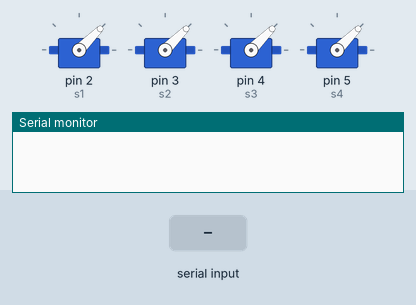
Recording of a sketch running on a simulated Arduino Uno, built with avr-gcc and run on an emulated ATmega328P. Parts: 4 × servo, the last lines printed to the serial monitor. Inputs (shaded band) come from the test bench.

Above: at 1.2 s.
1.3 s: "90,45,200\n" received over Serial
At 2.5 s:
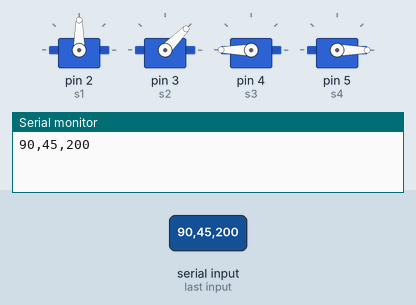
2.8 s: "90,45\n" received over Serial
At 3.2 s:
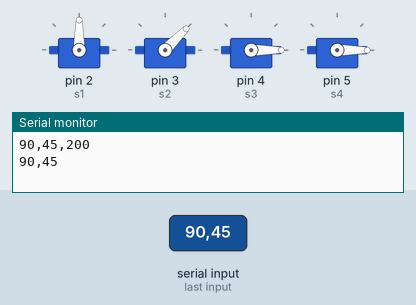
4.3 s: "30,150,10,200\n" received over Serial
At 5.4 s:
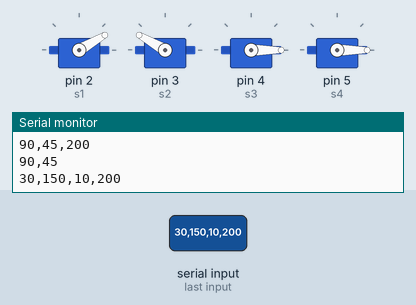
5.8 s: "5\n" received over Serial
At 6.2 s:
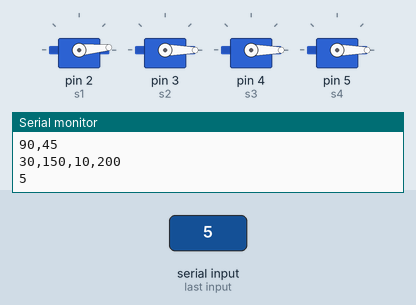
7.3 s: "90\n" received over Serial
At 8.5 s:
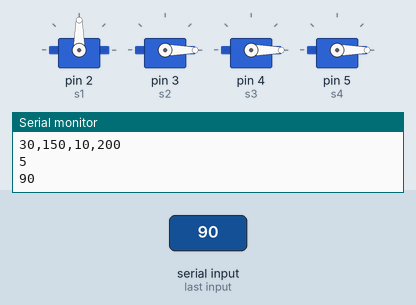
8.8 s: "200\n" received over Serial
At 10.0 s:
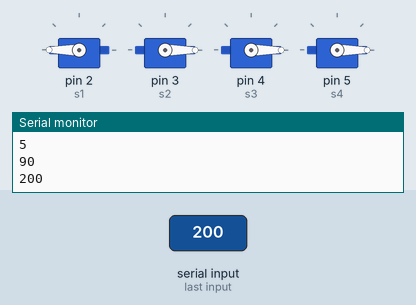
Timing chart, 0 to 11.3 s (numbered marks = the images above; inputs shaded):
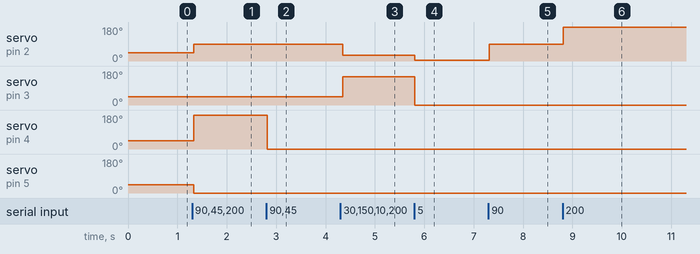

The sketch:

Robot_Arm_And_Matlab.ino
```cpp
#include <Servo.h>
String messageBody;
int v1, v2, v3, v4;
bool messageDelivered = true;
Servo s1, s2, s3, s4;


void setup() {
  v1 = 45;
  v2 = 45;
  v3 = 45;
  v4 = 45;
  Serial.begin(9600);
  s1.attach(2);
  s2.attach(3);
  s3.attach(4);
  s4.attach(5);
}

void loop() {

  if ( Serial.available() > 0 )  {
    messageBody += char(Serial.read());
    messageDelivered = false;
    delay(3);
  }
  else  {
    if (messageDelivered == false)    {
      Serial.println(messageBody);
      v1 = (messageBody.substring(0, 3)).toInt();
      v2 = (messageBody.substring(3, 6)).toInt();
      v3 = (messageBody.substring(6, 9)).toInt();
      v4 = (messageBody.substring(9, 12)).toInt();

      messageDelivered = true;
      messageBody = "";
    }
  }
  s1.write(v1);
  s2.write(v2);
  s3.write(v3);
  s4.write(v4);

}
```

Measured:
- after the input at 1.3 s, servo on pin 2 (s1): 45° → 90° at once; servo on pin 4 (s3): 45° → 180° at once; servo on pin 5 (s4): 45° → 0° at once
- after the input at 2.8 s, servo on pin 4 (s3): 180° → 0° at once
- after the input at 4.3 s, servo on pin 2 (s1): 90° → 30° after 0.05 s; servo on pin 3 (s2): 45° → 150° after 0.05 s
- after the input at 5.8 s, servo on pin 2 (s1): 30° → 5° at once; servo on pin 3 (s2): 150° → 0° at once
- after the input at 7.3 s, servo on pin 2 (s1): 5° → 90° at once
- after the input at 8.8 s, servo on pin 2 (s1): 90° → 180° at once
